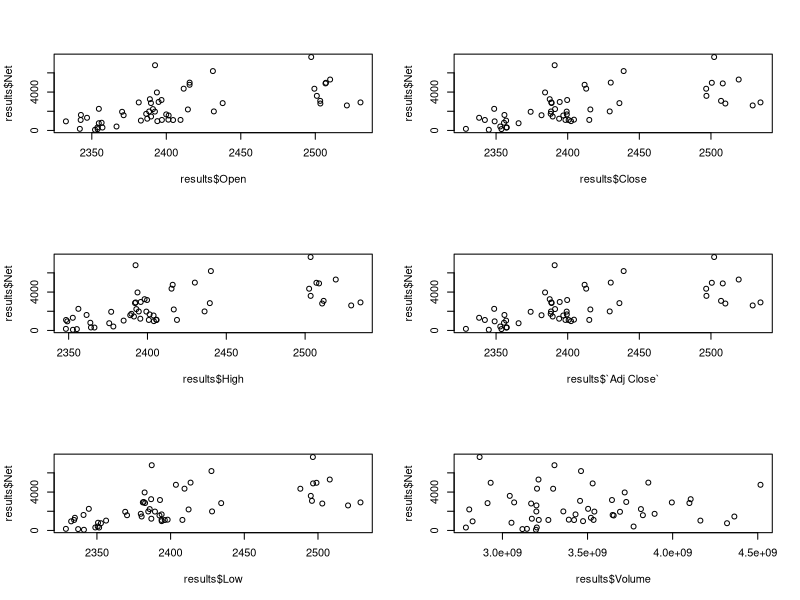
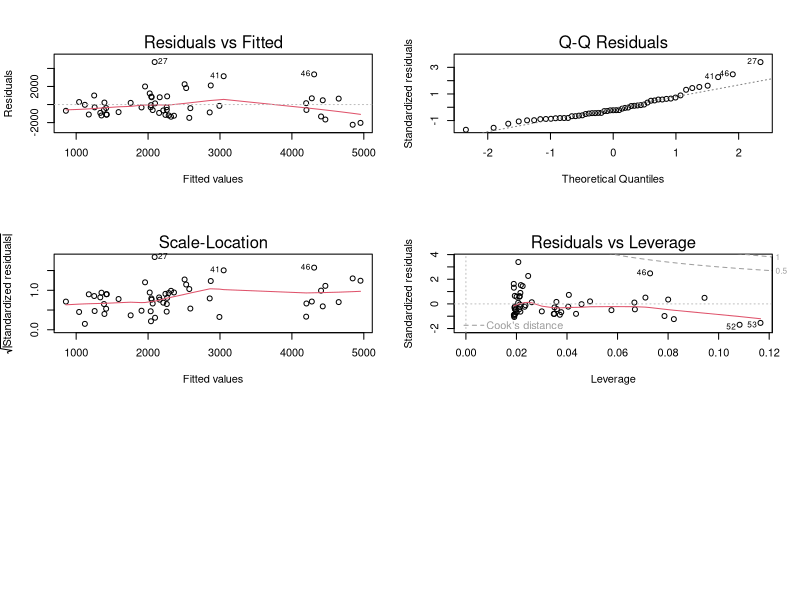
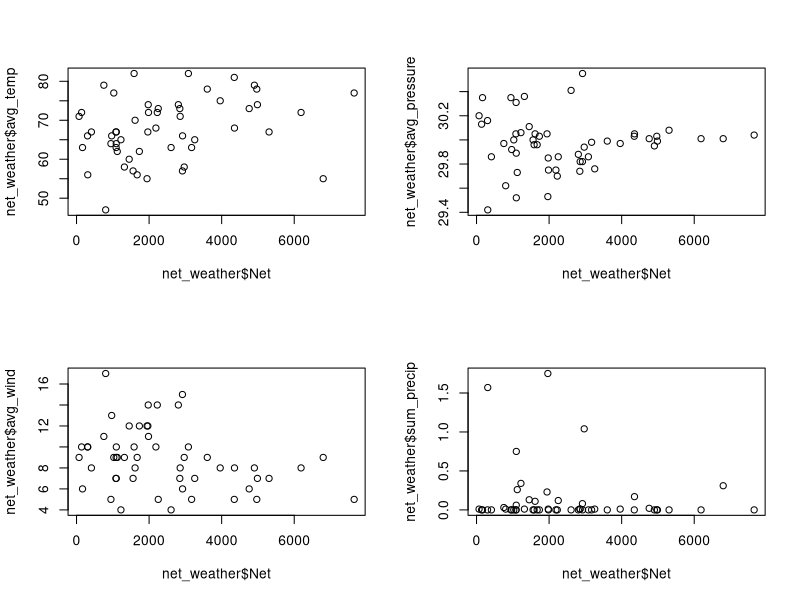
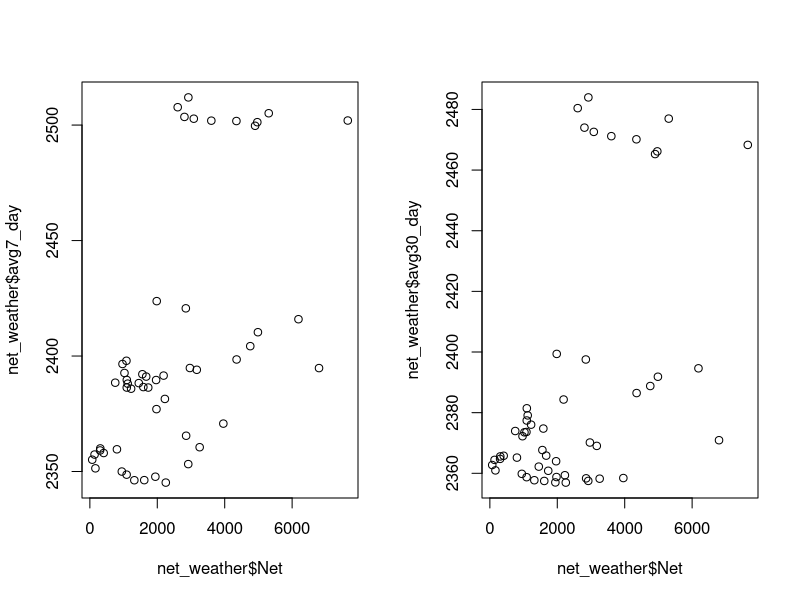
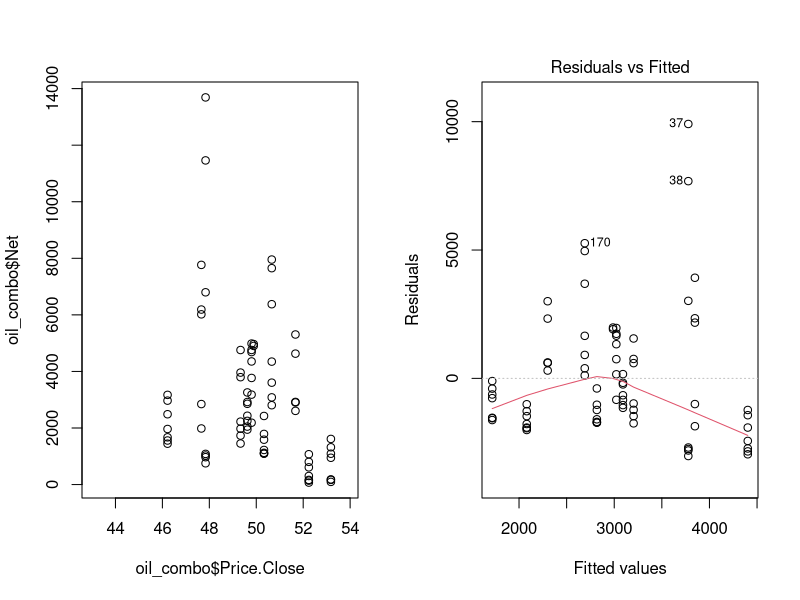
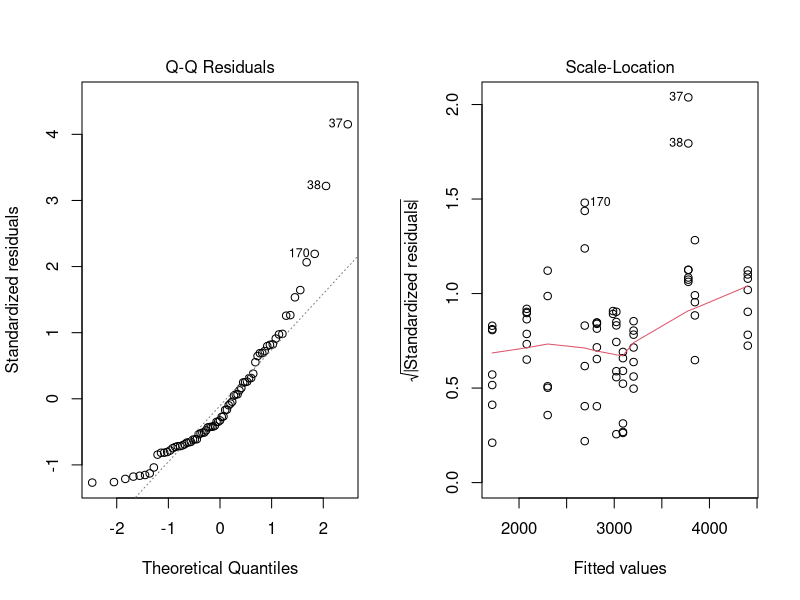
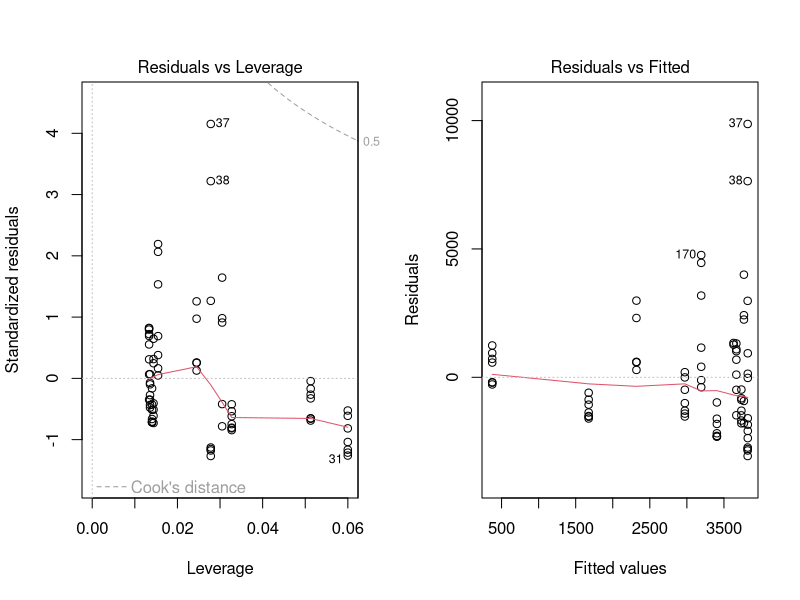
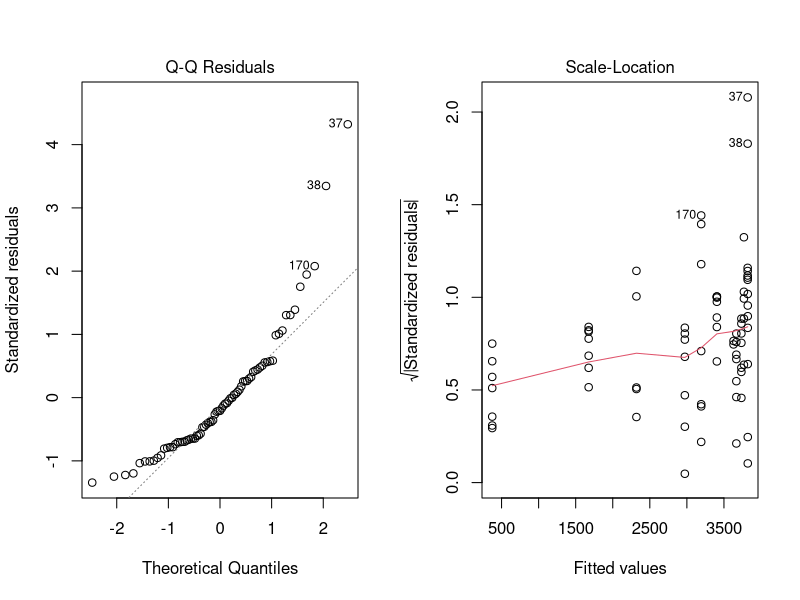

Generate these figures, in order, with R:
## ---- chunk 1
library('plyr')
library('bit64')
library('dplyr')
library('reshape2')
library('ggplot2')
library('data.table')
library('leaps')
library('minpack.lm')
library('xts')

project_dir <- getwd()
setwd(project_dir)
## ---- chunk 2
#Sidenote: I saved excel file as a txt before reading it as a table
flower_data <- read.table("flower_data.txt", header = TRUE)
flower_data_apr <- fread("april_june.csv", header = TRUE)


#line below ensures column is date and ordered
flower_data$Txn_Date <- as.Date(flower_data$Txn_Date, format = "%m/%d/%Y")
flower_data_apr$Day <- as.Date(flower_data_apr$Day, format = "%m/%d/%Y")


#Since there are multiple sales on a given day, I want to aggregate the sales based on the date
date_net <- aggregate(Net ~ Txn_Date, flower_data,sum)
colnames(flower_data_apr)[6] <- "Net"
date2_net <- aggregate(Net ~ Day, flower_data_apr,sum)

#renaming columns to make joining easier later
#colnames(date2_net)[2] <- "Net"
colnames(date2_net)[1] <- "Date"

#read in financial data
stock_info <- fread("stockdata.csv")

stock_info2 <- fread("april_june_finance.csv")
stock_info2$Date <- as.Date(stock_info2$Date, format = "%m/%d/%Y")
#change column name so i can do a join
colnames(date_net)[1] <- "Date"
combodata <- join(date_net,stock_info, type="right")
combodata2 <- join(date2_net, stock_info2, type = "right")
combodata2$Date <- as.character(combodata2$Date)
#combo3 <- merge(x = date2_net, y = stock_info2, by = "Date", all= TRUE) 

#bind 2 data frames (data from april-june and sep-oct)
results <- rbind(combodata2, combodata)


## ---- chunk 3
par(mfrow = c(3,2))
plot(results$Open, results$Net)
plot(results$Close, results$Net)
plot(results$High, results$Net)
plot(results$`Adj Close`, results$Net)
plot(results$Low, results$Net)
plot(results$Volume, results$Net)
## ---- chunk 4
l.model_close <- lm(results$Net ~ results$`Adj Close`)
summary(l.model_close)
#plots
plot(l.model_close)
## ---- chunk 5
net_weather <- fread("Enhanced_weather_movingavg.csv")

par(mfrow = c(2,2))
plot(net_weather$Net,net_weather$avg_temp)
plot(net_weather$Net,net_weather$avg_pressure)
plot(net_weather$Net,net_weather$avg_wind)
plot(net_weather$Net,net_weather$sum_precip)

## ---- chunk 6
attach(net_weather)

allpossreg <- regsubsets(Net ~ avg_temp + avg_pressure + avg_wind + 
    sum_precip, nbest = 6, data = net_weather)

aprout <- summary(allpossreg)

with(aprout, round(cbind(which, rsq, adjr2, cp, bic), 3))

#I will be adding few more plots

## ---- chunk 7
attach(net_weather)

par(mfrow = c(1,2))
plot(net_weather$Net,net_weather$avg7_day)
plot(net_weather$Net,net_weather$avg30_day)

allpossreg1 <- regsubsets(Net ~ avg7_day + avg30_day
, nbest = 6, data = net_weather)

aprout1 <- summary(allpossreg1)

with(aprout1, round(cbind(which, rsq, adjr2, cp, bic), 3))

#I will be adding few more plots

## ---- chunk 8
# SP500 DATA?
## ---- chunk 9
#read in oil price data
oil_info <- fread("oil_price.csv")
oil_info$Date <- as.Date(oil_info$Date, format = "%m/%d/%Y")
oil_info <- as.xts(oil_info)
d <- merge(oil_info, xts(,seq(start(oil_info),end(oil_info),"days")))
oil_info <- na.locf(d)
oil_info <- data.frame(Date = index(oil_info),coredata(oil_info))

#change column name so i can do a join
date3_net <- merge(date_net, date2_net, all = TRUE)
oil_combo <- join(date3_net,oil_info, type="right")
oil_combo$Date <- as.character(oil_combo$Date)

## ---- chunk 10
plot(oil_combo$`Price.Close`,oil_combo$Net)
## ---- chunk 11
# linear model
fit_oil1 <- lm(Net ~ `Price.Close`, data = oil_combo)
summary(fit_oil1)

#plots
plot(fit_oil1)
## ---- chunk 12
fit_oil2 <- lm(Net ~ I(`Price.Close`)+ I(`Price.Close`^2), data = oil_combo)
summary(fit_oil2)

#plots
plot(fit_oil2)
## ---- chunk 13
#read in hershey data
hershey_info <- fread("hershey.csv")
hershey_info$Date <- as.Date(hershey_info$Date, format = "%m/%d/%Y")

#change column name so i can do a join
hershey_combo <- join(date3_net,hershey_info, type="left")
hershey_combo$Date <- as.character(hershey_combo$Date)
## ---- chunk 14
par(mfrow = c(3,2))
plot(hershey_combo$open, hershey_combo$Net)
plot(hershey_combo$close, hershey_combo$Net)
plot(hershey_combo$high, hershey_combo$Net)
plot(hershey_combo$low, hershey_combo$Net)
plot(hershey_combo$volume, hershey_combo$Net)
## ---- chunk 15
fit_hershey <- lm(hershey_combo$Net ~ hershey_combo$open)
summary(fit_hershey)
#plots
plot(fit_hershey)
## ---- chunk 16
fit_hershey2 <- lm(Net ~ I(open) + I(open^2), data =hershey_combo)
summary(fit_hershey2)
#plots
plot(fit_hershey2)
